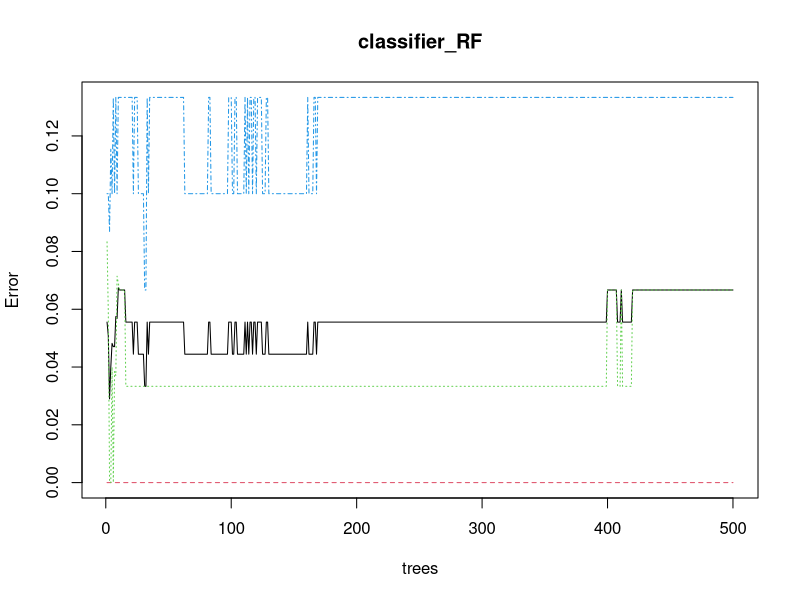
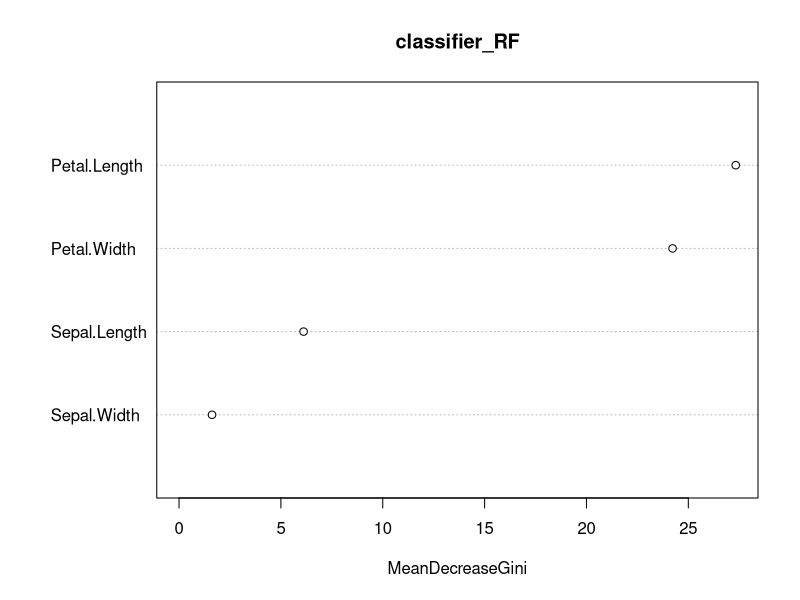

Write R code to recreate these figures, in order.
# Installing package 
install.packages("caTools")       # For sampling the dataset 
install.packages("randomForest")  # For implementing random forest algorithm 

# Loading package 
library(caTools) 
library(randomForest) 


# Loading data 
data(iris) 

# Structure  
str(iris) 

# Splitting data in train and test data 
split <- sample.split(iris, SplitRatio = 0.7) 
split 

train <- subset(iris, split == "TRUE") 
test <- subset(iris, split == "FALSE") 

# Fitting Random Forest to the train dataset 
set.seed(120)  # Setting seed 
classifier_RF = randomForest(x = train[-5], 
                             y = train$Species, 
                             ntree = 500) 

classifier_RF 

# Predicting the Test set results 
y_pred = predict(classifier_RF, newdata = test[-5]) 

# Confusion Matrix 
confusion_mtx = table(test[, 5], y_pred) 
confusion_mtx 

# Plotting model 
plot(classifier_RF) 

# Importance plot 
importance(classifier_RF) 

# Variable importance plot 
varImpPlot(classifier_RF) 
